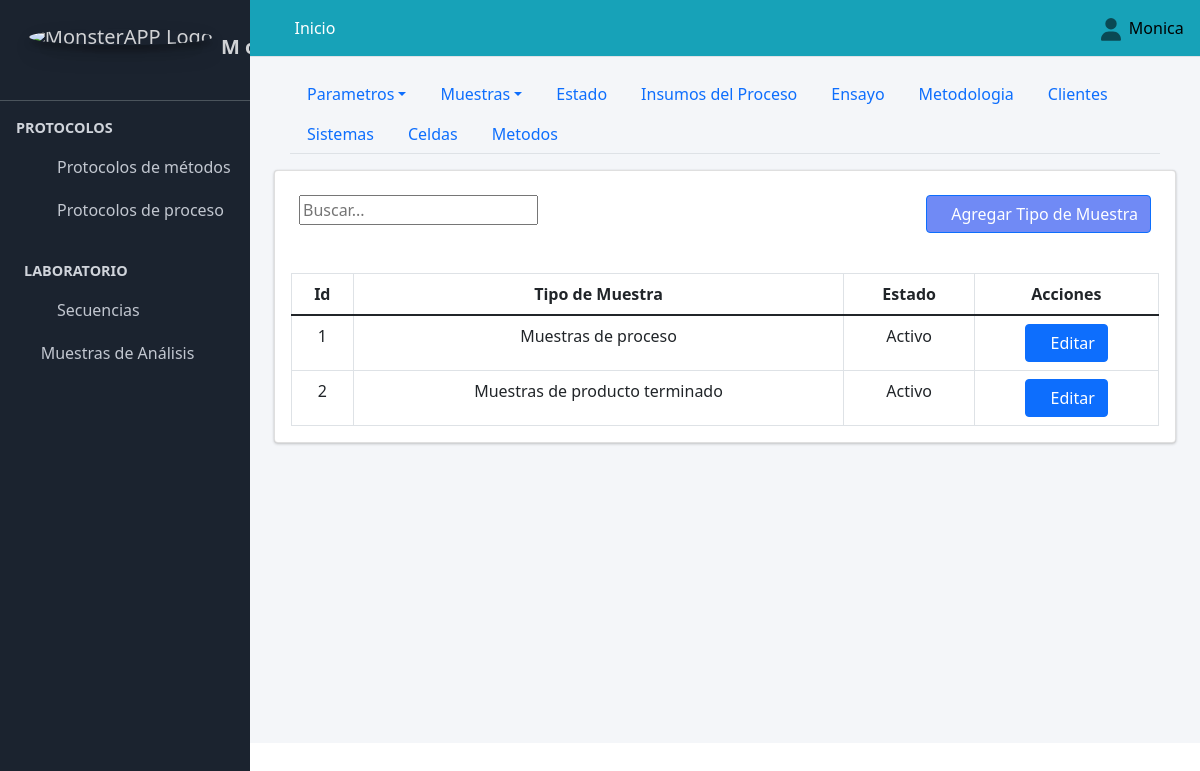
Before: /tipo_muestra/ (signed in) with the older database file.
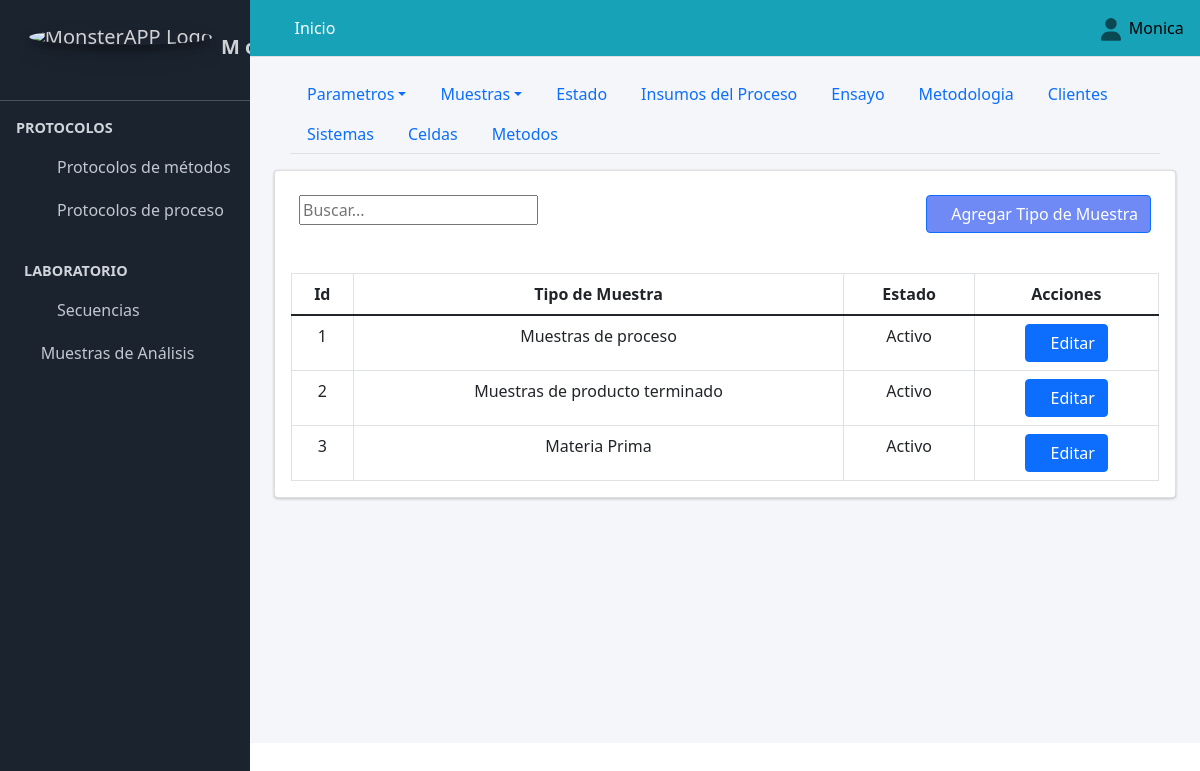
After: the same page with the newer database file.
### Aplicaciones/Protocolo_Metodos/models.py (models this page shows, shortened)
class Tipo_muestra(models.Model):
    tipo_muestra=models.CharField(verbose_name="Tipo de muestra", max_length=90, unique=True)
    class Condicion(models.TextChoices):
        ACTIVO = "Activo", "ACTIVO"
        PASIVO = "Pasivo", "PASIVO"
    condicion=models.CharField(max_length=90, choices=Condicion.choices, default=Condicion.ACTIVO, verbose_name="Condicion")

### Aplicaciones/Protocolo_Metodos/views.py (the view)
# urls.py: path("tipo_muestra/", views.tipo_muestra, name="tipo_muestra"),
@login_required
def tipo_muestra(request):
    titulo="Tipo de Muestras"
    tipo_muestra=Tipo_muestra.objects.all()
    if request.method == "POST":
        form = tipo_muestrasForm(request.POST or None)
        if form.is_valid():
            form.save()
            messages.success(request, "Tipo de muestra creada satisfactoriamente")
            return redirect("tipo_muestra")
        else:
             messages.error(request, "Por favor revisa los datos ingresados")
    else:
        form = tipo_muestrasForm()
    context={
        "titulo":titulo,
        "form":form,
        "tipo_muestra":tipo_muestra,
    }
    return render(request, "protocolo_metodos/tipo_muestra.html", context)

### Aplicaciones/Protocolo_Metodos/forms.py
class tipo_muestrasForm(forms.ModelForm):
    class Meta:
        model=Tipo_muestra
        exclude=["condicion"]

### SISTEMA_ANALITICO/templates/protocolo_metodos/tipo_muestra.html (shortened to what this page needs)
{% extends "partial/body.html" %}
{% load crispy_forms_tags %}
{% load crispy_forms_filters %}
{% block contenido %}
{% load bootstrap5 %}
{% include "partial/header_configuracion_protocolo_metodos.html" %}
        <div class="container-fluid">
        <div class="card">
          <div class="container-fluid">
            <div class="row">
              <div class="col-md-6">
                <br>
                       <div class="text-right">
            <div class="input-group rounded">
                <input type="search" id="myInput" class="numberinput gj-textbox-md" placeholder="Buscar..." aria-label="Search" aria-describedby="search-addon" />
              </div>
        </div>
                  </div>
                  <div class="col-md-6">
                    <br>
                      <div class="d-grid gap-2 d-md-flex justify-content-md-end">
                        <button class="btn btn-primary" style="background:#486af3c7" data-bs-toggle="modal" data-bs-target="#crear_parametros"><span class="fa fa-plus-circle"></span>Agregar Tipo de Muestra</button>
                        </div>
              </div>
              </div>
          </div><br>
            <div class="card-body">
              <table class="table  table-bordered display" id="example3">
                <thead class="">
                    <tr class="text-center">
                        <th class="text-center">Id</th>
                        <th class="text-center">Tipo de Muestra</th>
                        <th class="text-center">Estado</th>
                        <th class="all text-center" >Acciones</th>
                    </tr>
                </thead>
                <tbody id="myTable">
                    {% for item in tipo_muestra.all %}
                    <tr class="text-center">
                        <td class="text-center">{{item.id}}</td>
                        <td class="text-center">{{item.tipo_muestra}}</td>
                        <td class="text-center">{{item.condicion}}</td>
                        <td>
                            <a href="{% url 'editar_cliente' item.pk %}" class="btn btn-primary btn-circle text-center" data-bs-target="#modal_parametros_{{ item.pk }}" data-bs-toggle="modal"><span class="fa fa-edit"></span>Editar</a>
                        </td>
                    </tr>
<div class="modal fade" id="modal_parametros_{{ item.pk }}" tabindex="-1" aria-labelledby="modal_parametros" aria-hidden="true">
  {% endfor%}
</tbody>
</table>
</div>
</div>
</div>
{% endblock contenido %}

Changed rows visible on the page:
added Tipo_muestra: id "3", tipo_muestra "Materia Prima", condicion "Activo"
